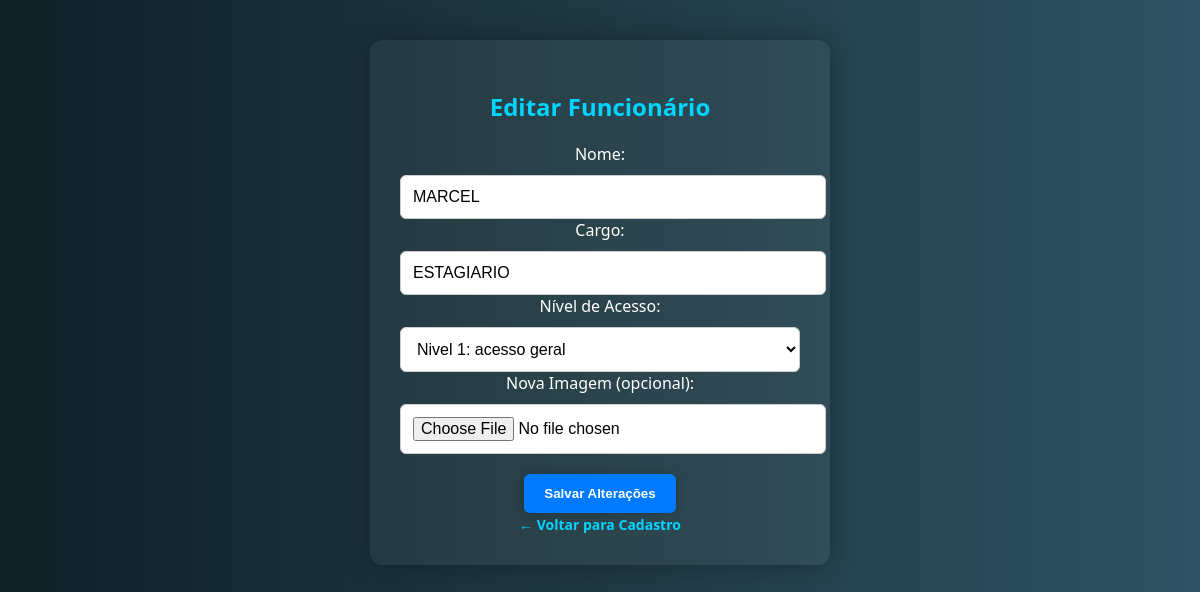
The page /editar/4 on the database its author committed.
### tables this page shows
CREATE TABLE funcionarios (
            id INTEGER PRIMARY KEY AUTOINCREMENT,
            nome TEXT NOT NULL,
            cargo TEXT NOT NULL,
            nivel_acesso TEXT NOT NULL,
            imagem TEXT NOT NULL
        );

### app.py (the view, shortened to what this page needs)
@app.route('/editar/<int:id>', methods=['GET', 'POST'])
def editar(id):
    conn = sqlite3.connect('banco.db')
    cursor = conn.cursor()
    cursor.execute('SELECT nome, cargo, nivel_acesso FROM funcionarios WHERE id=?', (id,))
    funcionario = cursor.fetchone()
    conn.close()
    return render_template('editar.html', funcionario=funcionario, id=id)

### templates/editar.html (shortened to what this page needs)
<!DOCTYPE html>
<html lang="pt-br">
<head>
    <link rel="stylesheet" href="{{ url_for('static', filename='css/estilo.css') }}">
</head>
<body>
    <div class="editar-container">
        <div class="form-box">
            <h2>Editar Funcionário</h2>
            <form method="POST" enctype="multipart/form-data">
                <label>Nome:</label>
                <input type="text" name="nome" value="{{ funcionario[0] }}" style="text-transform:uppercase;" required>
                <label>Cargo:</label>
                <input type="text" name="cargo" value="{{ funcionario[1] }}" required>
                <label>Nível de Acesso:</label>
                <select name="nivel" required>
                    <option value="Nivel 1: acesso geral" {% if funcionario[2] == 'Nivel 1: acesso geral' %}selected{% endif %}>Nivel 1: acesso geral</option>
                </select>
                <label>Nova Imagem (opcional):</label>
                <input type="file" name="imagem" accept="image/*">
                <button type="submit">Salvar Alterações</button>
            </form>
            <div class="voltar">
                <a href="/cadastro">← Voltar para Cadastro</a>
            </div>
        </div>
    </div>
</body>
</html>

### static/css/estilo.css (style rules this page uses)
body { margin: 0; padding: 0; font-family: 'Segoe UI', sans-serif; background: linear-gradient(to right, #0f2027, #203a43, #2c5364); color: #fff; display: block; }
.editar-container { display: flex; justify-content: center; padding: 40px 20px; }
.editar-container .form-box { max-width: 400px; width: 100%; background-color: rgba(255,255,255,0.05); padding: 30px; border-radius: 12px; box-shadow: 0 0 30px rgba(0,0,0,0.3); text-align: center; }
h1, h2, h3 { color: #00d4ff; margin-bottom: 20px; }
input, select { width: 100%; padding: 12px; margin-top: 10px; border-radius: 6px; border: 1px solid #ccc; font-size: 16px; background-color: #fff; color: #000; }
button, .cadastro-link, .botao-relatorio, .relatorio-link, .acoes-box a { padding: 12px 20px; background-color: #007bff; color: white; font-weight: bold; border: none; border-radius: 6px; text-decoration: none; transition: background-color 0.3s ease; display: inline-block; margin-top: 20px; box-shadow: 0 0 10px rgba(0,0,0,0.2); }
.voltar a { text-decoration: none; color: #00d4ff; font-weight: bold; font-size: 14px; }
body { background-attachment: fixed; }

### rows shown on the page
funcionarios: nome "MARCEL", cargo "ESTAGIARIO", nivel "Nivel 1: acesso geral"
